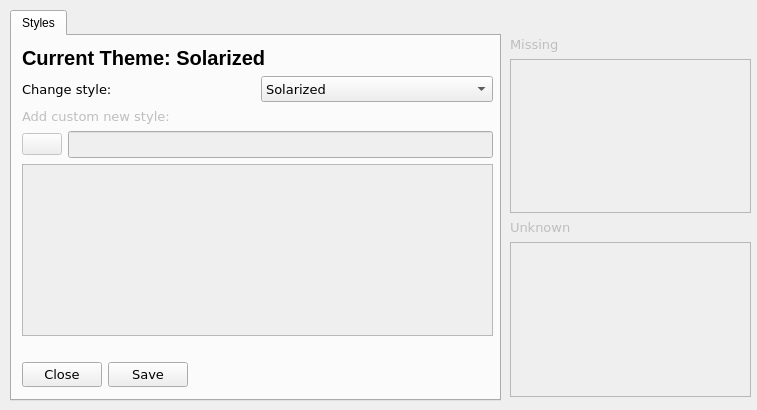
<?xml version="1.0" encoding="UTF-8"?>
<ui version="4.0">
 <class>MainWindow</class>
 <widget class="QMainWindow" name="MainWindow">
  <property name="geometry">
   <rect>
    <x>0</x>
    <y>0</y>
    <width>757</width>
    <height>410</height>
   </rect>
  </property>
  <property name="windowTitle">
   <string>Archon - Preferences</string>
  </property>
  <widget class="QWidget" name="centralwidget">
   <widget class="QTabWidget" name="tabWidget">
    <property name="geometry">
     <rect>
      <x>10</x>
      <y>10</y>
      <width>491</width>
      <height>391</height>
     </rect>
    </property>
    <property name="styleSheet">
     <string notr="true"/>
    </property>
    <property name="currentIndex">
     <number>0</number>
    </property>
    <widget class="QWidget" name="tab">
     <property name="styleSheet">
      <string notr="true"/>
     </property>
     <attribute name="title">
      <string>Styles</string>
     </attribute>
     <widget class="QWidget" name="verticalLayoutWidget">
      <property name="geometry">
       <rect>
        <x>10</x>
        <y>10</y>
        <width>471</width>
        <height>341</height>
       </rect>
      </property>
      <layout class="QVBoxLayout" name="verticalLayout">
       <item>
        <widget class="QLabel" name="label">
         <property name="font">
          <font>
           <pointsize>15</pointsize>
           <weight>75</weight>
           <bold>true</bold>
          </font>
         </property>
         <property name="text">
          <string>Current Theme: Solarized</string>
         </property>
        </widget>
       </item>
       <item>
        <layout class="QHBoxLayout" name="horizontalLayout_2">
         <item>
          <widget class="QLabel" name="label_2">
           <property name="minimumSize">
            <size>
             <width>0</width>
             <height>26</height>
            </size>
           </property>
           <property name="maximumSize">
            <size>
             <width>16777215</width>
             <height>16777215</height>
            </size>
           </property>
           <property name="font">
            <font>
             <family>Verdana</family>
             <pointsize>10</pointsize>
            </font>
           </property>
           <property name="text">
            <string>Change style:</string>
           </property>
          </widget>
         </item>
         <item>
          <widget class="QComboBox" name="style_box">
           <property name="minimumSize">
            <size>
             <width>0</width>
             <height>26</height>
            </size>
           </property>
           <property name="maximumSize">
            <size>
             <width>16777215</width>
             <height>16777215</height>
            </size>
           </property>
           <property name="font">
            <font>
             <family>Verdana</family>
             <pointsize>10</pointsize>
            </font>
           </property>
           <item>
            <property name="text">
             <string>Solarized</string>
            </property>
           </item>
           <item>
            <property name="text">
             <string>Carbon</string>
            </property>
           </item>
           <item>
            <property name="text">
             <string>Custom</string>
            </property>
           </item>
          </widget>
         </item>
        </layout>
       </item>
       <item>
        <widget class="QLabel" name="label_3">
         <property name="enabled">
          <bool>false</bool>
         </property>
         <property name="font">
          <font>
           <family>Verdana</family>
           <pointsize>10</pointsize>
          </font>
         </property>
         <property name="text">
          <string>Add custom new style:</string>
         </property>
        </widget>
       </item>
       <item>
        <layout class="QHBoxLayout" name="horizontalLayout_4">
         <item>
          <widget class="QPushButton" name="add_button">
           <property name="enabled">
            <bool>false</bool>
           </property>
           <property name="text">
            <string/>
           </property>
           <property name="icon">
            <iconset>
             <normaloff>../icons/new_file_white.png</normaloff>../icons/new_file_white.png</iconset>
           </property>
           <property name="iconSize">
            <size>
             <width>32</width>
             <height>32</height>
            </size>
           </property>
          </widget>
         </item>
         <item>
          <widget class="QLineEdit" name="file">
           <property name="enabled">
            <bool>false</bool>
           </property>
           <property name="minimumSize">
            <size>
             <width>0</width>
             <height>27</height>
            </size>
           </property>
           <property name="maximumSize">
            <size>
             <width>16777215</width>
             <height>16777215</height>
            </size>
           </property>
           <property name="font">
            <font>
             <family>Verdana</family>
             <pointsize>10</pointsize>
            </font>
           </property>
           <property name="readOnly">
            <bool>true</bool>
           </property>
          </widget>
         </item>
        </layout>
       </item>
       <item>
        <widget class="QPlainTextEdit" name="style_edit">
         <property name="enabled">
          <bool>false</bool>
         </property>
         <property name="font">
          <font>
           <family>Verdana</family>
           <pointsize>10</pointsize>
          </font>
         </property>
        </widget>
       </item>
       <item>
        <widget class="QLabel" name="validation_status">
         <property name="text">
          <string/>
         </property>
        </widget>
       </item>
       <item>
        <layout class="QHBoxLayout" name="horizontalLayout_3">
         <item>
          <widget class="QPushButton" name="pushButton">
           <property name="font">
            <font>
             <family>Verdana</family>
             <pointsize>10</pointsize>
            </font>
           </property>
           <property name="text">
            <string>Close</string>
           </property>
          </widget>
         </item>
         <item>
          <widget class="QPushButton" name="save_style_button">
           <property name="font">
            <font>
             <family>Verdana</family>
             <pointsize>10</pointsize>
            </font>
           </property>
           <property name="text">
            <string>Save</string>
           </property>
          </widget>
         </item>
         <item>
          <spacer name="horizontalSpacer">
           <property name="orientation">
            <enum>Qt::Horizontal</enum>
           </property>
           <property name="sizeHint" stdset="0">
            <size>
             <width>40</width>
             <height>20</height>
            </size>
           </property>
          </spacer>
         </item>
        </layout>
       </item>
      </layout>
     </widget>
    </widget>
   </widget>
   <widget class="QWidget" name="verticalLayoutWidget_2">
    <property name="geometry">
     <rect>
      <x>510</x>
      <y>36</y>
      <width>241</width>
      <height>361</height>
     </rect>
    </property>
    <layout class="QVBoxLayout" name="verticalLayout_2">
     <item>
      <widget class="QLabel" name="label_5">
       <property name="enabled">
        <bool>false</bool>
       </property>
       <property name="font">
        <font>
         <family>Verdana</family>
         <pointsize>10</pointsize>
        </font>
       </property>
       <property name="text">
        <string>Missing</string>
       </property>
      </widget>
     </item>
     <item>
      <widget class="QListWidget" name="missing">
       <property name="enabled">
        <bool>false</bool>
       </property>
       <property name="font">
        <font>
         <family>Verdana</family>
         <pointsize>10</pointsize>
        </font>
       </property>
      </widget>
     </item>
     <item>
      <widget class="QLabel" name="label_6">
       <property name="enabled">
        <bool>false</bool>
       </property>
       <property name="font">
        <font>
         <family>Verdana</family>
         <pointsize>10</pointsize>
        </font>
       </property>
       <property name="text">
        <string>Unknown</string>
       </property>
      </widget>
     </item>
     <item>
      <widget class="QListWidget" name="unknown">
       <property name="enabled">
        <bool>false</bool>
       </property>
       <property name="font">
        <font>
         <family>Verdana</family>
         <pointsize>10</pointsize>
        </font>
       </property>
      </widget>
     </item>
    </layout>
   </widget>
  </widget>
 </widget>
 <resources/>
 <connections>
  <connection>
   <sender>pushButton</sender>
   <signal>clicked()</signal>
   <receiver>MainWindow</receiver>
   <slot>close()</slot>
   <hints>
    <hint type="sourcelabel">
     <x>63</x>
     <y>373</y>
    </hint>
    <hint type="destinationlabel">
     <x>63</x>
     <y>459</y>
    </hint>
   </hints>
  </connection>
 </connections>
</ui>
